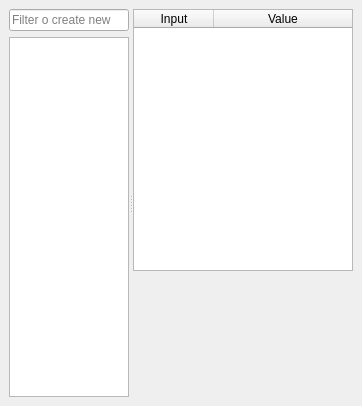
<?xml version="1.0" encoding="UTF-8"?>
<ui version="4.0">
 <class>MainWindow</class>
 <widget class="QMainWindow" name="MainWindow">
  <property name="geometry">
   <rect>
    <x>0</x>
    <y>0</y>
    <width>362</width>
    <height>406</height>
   </rect>
  </property>
  <property name="windowTitle">
   <string>mauto</string>
  </property>
  <widget class="QWidget" name="centralwidget">
   <property name="autoFillBackground">
    <bool>false</bool>
   </property>
   <property name="styleSheet">
    <string notr="true"/>
   </property>
   <layout class="QVBoxLayout" name="verticalLayout_3">
    <item>
     <widget class="QSplitter" name="splitter">
      <property name="orientation">
       <enum>Qt::Horizontal</enum>
      </property>
      <widget class="QFrame" name="listing">
       <property name="sizePolicy">
        <sizepolicy hsizetype="MinimumExpanding" vsizetype="Preferred">
         <horstretch>0</horstretch>
         <verstretch>0</verstretch>
        </sizepolicy>
       </property>
       <property name="minimumSize">
        <size>
         <width>120</width>
         <height>0</height>
        </size>
       </property>
       <layout class="QVBoxLayout" name="verticalLayout_2">
        <property name="margin">
         <number>0</number>
        </property>
        <item>
         <widget class="QLineEdit" name="filter">
          <property name="placeholderText">
           <string>Filter o create new</string>
          </property>
         </widget>
        </item>
        <item>
         <widget class="QTableWidget" name="macros">
          <property name="selectionMode">
           <enum>QAbstractItemView::SingleSelection</enum>
          </property>
          <property name="showGrid">
           <bool>false</bool>
          </property>
          <property name="rowCount">
           <number>0</number>
          </property>
          <attribute name="horizontalHeaderVisible">
           <bool>false</bool>
          </attribute>
          <attribute name="horizontalHeaderStretchLastSection">
           <bool>true</bool>
          </attribute>
          <attribute name="verticalHeaderVisible">
           <bool>false</bool>
          </attribute>
          <column>
           <property name="text">
            <string>Names</string>
           </property>
          </column>
         </widget>
        </item>
       </layout>
      </widget>
      <widget class="QFrame" name="properties">
       <property name="enabled">
        <bool>true</bool>
       </property>
       <layout class="QVBoxLayout" name="verticalLayout">
        <property name="margin">
         <number>0</number>
        </property>
        <item>
         <widget class="QTableWidget" name="inputs">
          <property name="sizePolicy">
           <sizepolicy hsizetype="Minimum" vsizetype="Expanding">
            <horstretch>0</horstretch>
            <verstretch>0</verstretch>
           </sizepolicy>
          </property>
          <property name="minimumSize">
           <size>
            <width>220</width>
            <height>0</height>
           </size>
          </property>
          <property name="selectionMode">
           <enum>QAbstractItemView::SingleSelection</enum>
          </property>
          <property name="selectionBehavior">
           <enum>QAbstractItemView::SelectRows</enum>
          </property>
          <property name="showGrid">
           <bool>true</bool>
          </property>
          <attribute name="horizontalHeaderVisible">
           <bool>true</bool>
          </attribute>
          <attribute name="horizontalHeaderDefaultSectionSize">
           <number>80</number>
          </attribute>
          <attribute name="horizontalHeaderStretchLastSection">
           <bool>true</bool>
          </attribute>
          <attribute name="verticalHeaderVisible">
           <bool>false</bool>
          </attribute>
          <column>
           <property name="text">
            <string>Input</string>
           </property>
          </column>
          <column>
           <property name="text">
            <string>Value</string>
           </property>
          </column>
         </widget>
        </item>
        <item>
         <widget class="QPushButton" name="action">
          <property name="enabled">
           <bool>false</bool>
          </property>
          <property name="sizePolicy">
           <sizepolicy hsizetype="Expanding" vsizetype="Minimum">
            <horstretch>0</horstretch>
            <verstretch>0</verstretch>
           </sizepolicy>
          </property>
          <property name="minimumSize">
           <size>
            <width>0</width>
            <height>120</height>
           </size>
          </property>
          <property name="text">
           <string/>
          </property>
          <property name="iconSize">
           <size>
            <width>64</width>
            <height>64</height>
           </size>
          </property>
          <property name="flat">
           <bool>true</bool>
          </property>
         </widget>
        </item>
       </layout>
      </widget>
     </widget>
    </item>
   </layout>
  </widget>
 </widget>
 <tabstops>
  <tabstop>macros</tabstop>
  <tabstop>filter</tabstop>
  <tabstop>inputs</tabstop>
  <tabstop>action</tabstop>
 </tabstops>
 <resources/>
 <connections/>
</ui>
